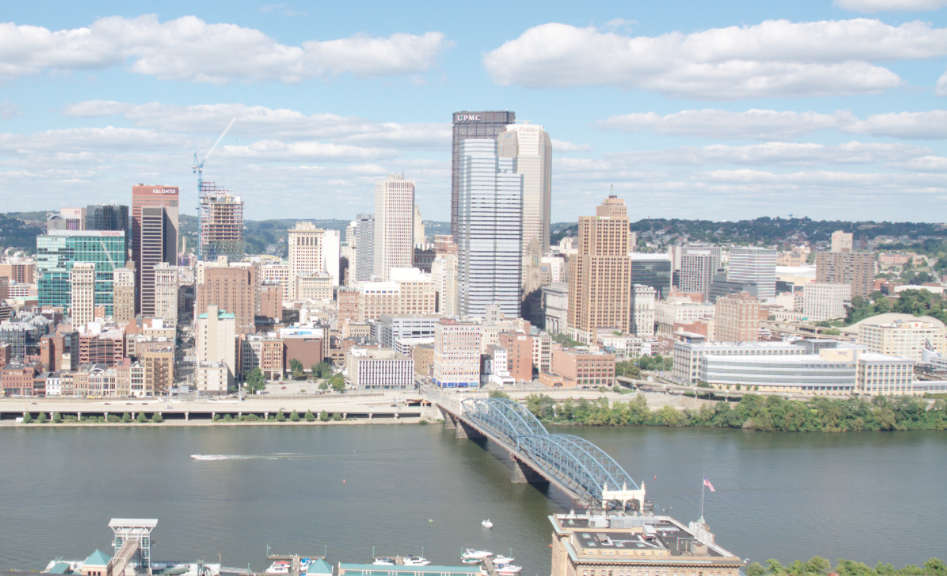
#> input picture Assignments/HW4/code/data/incline_L.png, 947 x 576 px
$ python my_homography.py
#> lines starting #> are read from the running program, lines starting #| are printed output that depends on the picture
import numpy as np
import matplotlib.pyplot as plt
import cv2
import scipy
import scipy.io
from matplotlib import pyplot as plt
from scipy import interpolate
import random
import time
np.random.seed(0)

#Add imports if needed:


#end imports

#Add extra functions here:
"""
Your code here
"""
#Extra functions end

# HW functions:
def getPoints(im1,im2,N):
    """
    Your code here
    """
    plt.figure(1)
    plt.imshow(im1)
    p1 = plt.ginput(N, timeout=60)
    p1_x = [p[0] for p in p1]
    p1_y = [p[1] for p in p1]
    p1_out = np.stack([p1_x, p1_y])
    plt.close(1)
    plt.figure(2)
    plt.imshow(im2)
    p2 = plt.ginput(N, timeout=60)
    p2_x = [p[0] for p in p2]
    p2_y = [p[1] for p in p2]
    p2_out = np.stack([p2_x, p2_y])
    plt.close(2)
    return p1_out, p2_out

# [220 lines left out: functions computeHAffine, computeH, projectPoints, wrapPixel, _get_grid, warpH and 4 more, not called in this run]


def projectInclinePoints():
    im1 = cv2.imread('data/incline_L.png')
#> im1 is the input picture: shape (576, 947, 3); mean B, G, R 188.8, 185.2, 178.7
    im1_gray = cv2.cvtColor(im1, cv2.COLOR_BGR2GRAY)
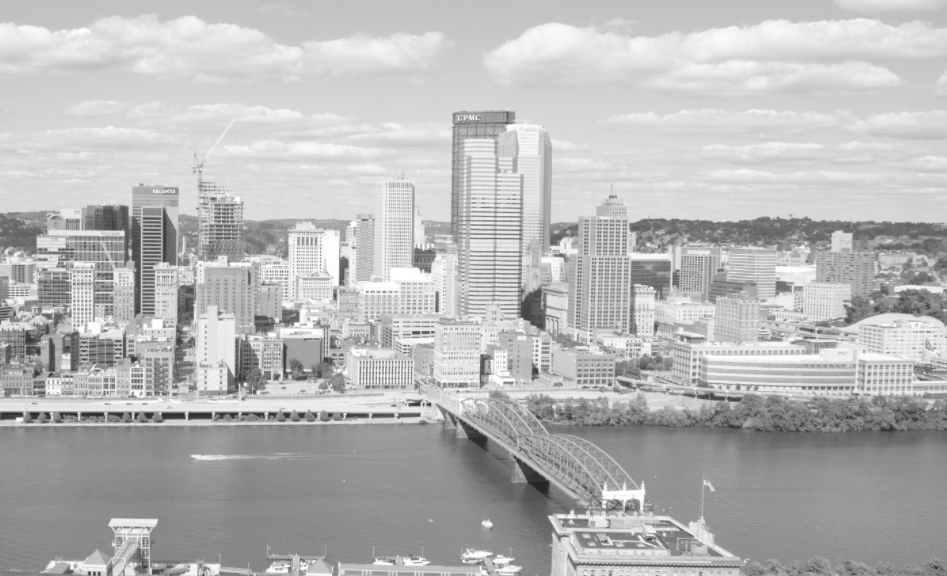
#> im1_gray: shape (576, 947); min 34, max 255, mean 183.7
    im2 = cv2.imread('data/incline_R.png')
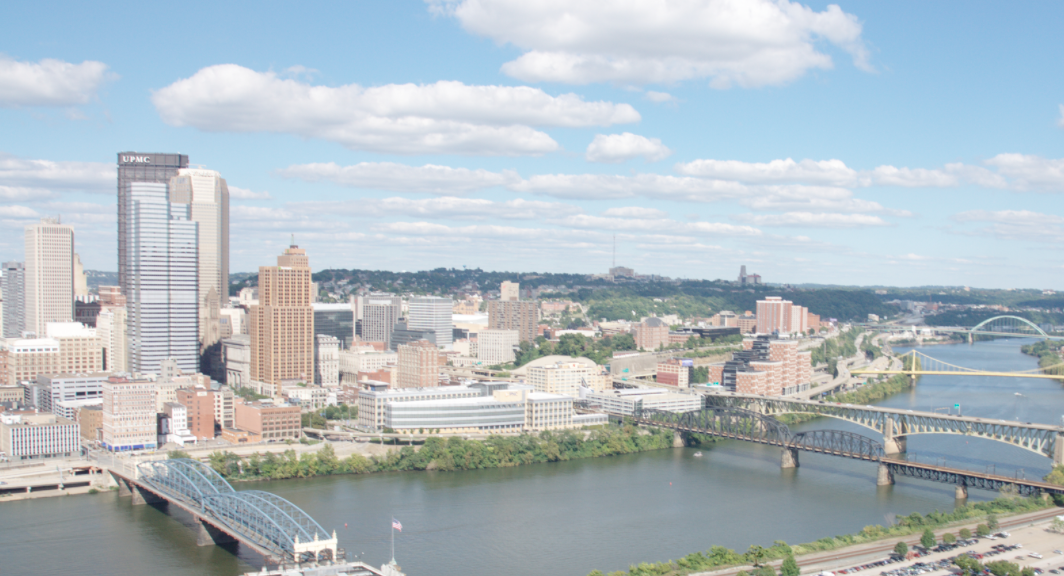
#> input picture Assignments/HW4/code/data/incline_R.png, 1064 x 576 px
#> im2 is the input picture: shape (576, 1064, 3); mean B, G, R 195.1, 188.5, 177.3
    im2_gray = cv2.cvtColor(im2, cv2.COLOR_BGR2GRAY)
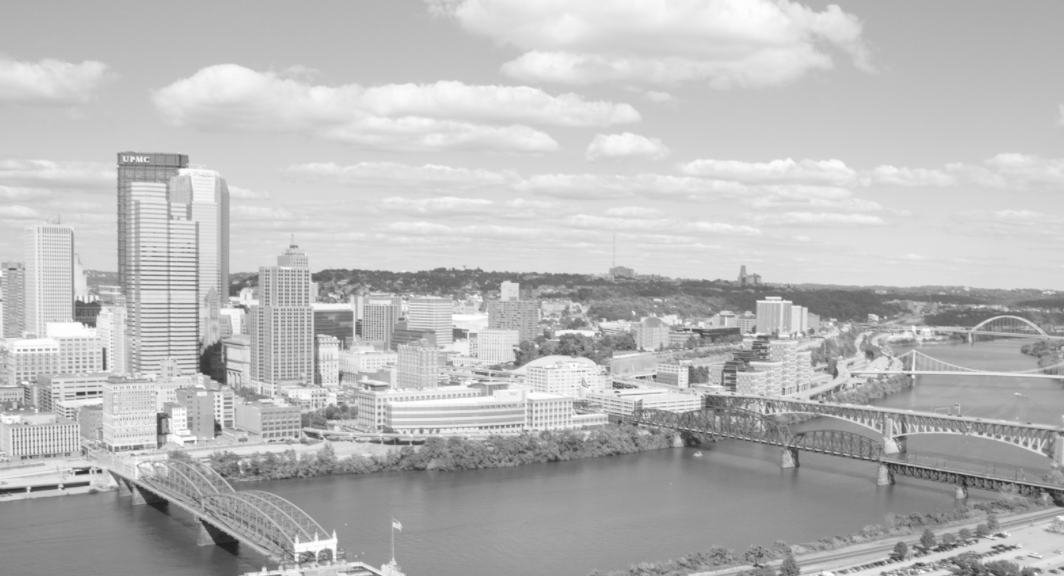
#> im2_gray: shape (576, 1064); min 31, max 255, mean 185.9
    im1_lab = cv2.cvtColor(im1, cv2.COLOR_BGR2LAB)
#> im1_lab: shape (576, 947, 3); mean of channels 0, 1, 2 190.3, 126.7, 125.5
    im1_rgb = cv2.cvtColor(im1, cv2.COLOR_BGR2RGB)
    im2_rgb = cv2.cvtColor(im2, cv2.COLOR_BGR2RGB)
    im2_shape = im2_gray.shape
#> im2_shape = (576, 1064)
    p1_out, p2_out = getPoints(im1_gray, im2_gray, 8)
    H = computeH(p1_out, p2_out)
    projectPoints(H, im1_rgb, im2_rgb, N=6)

# [502 lines left out: functions runPanoOnIncline, runPanoOnSintra, runPanoOnBeach, panoMyImg, panoMyImgAffine, panoMyImgAffineWrongImages, not called in this run]


if __name__ == '__main__':
#> (the run stopped early here; a loop or call above may not have finished)
